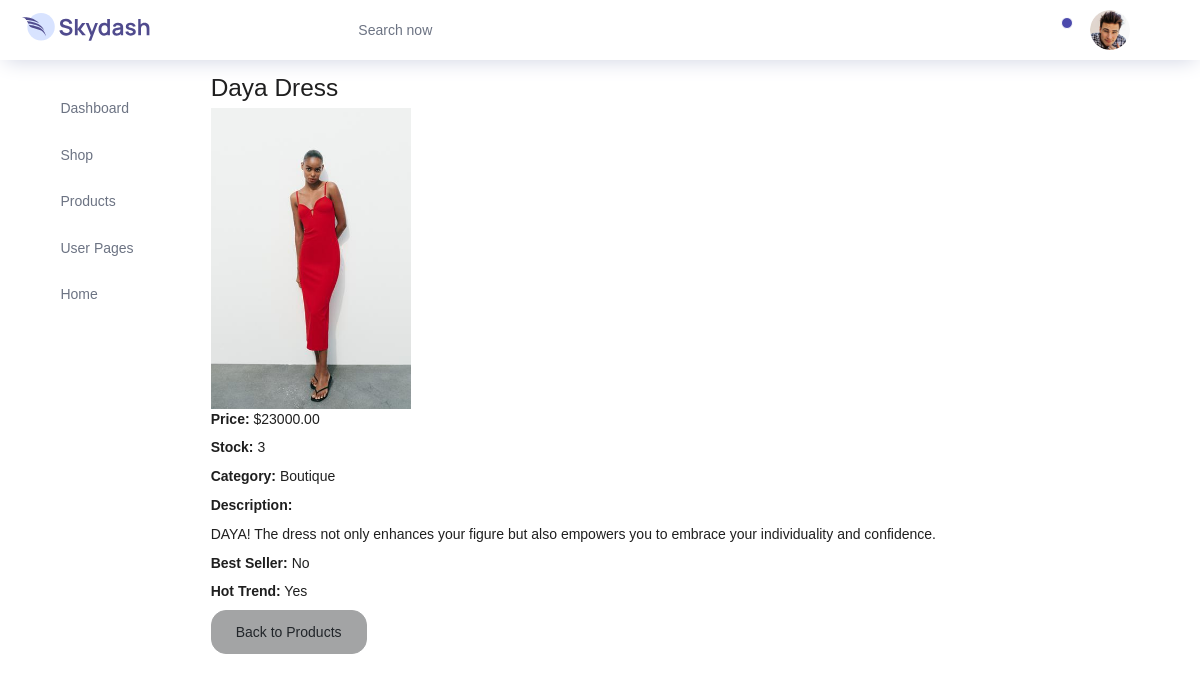
The page /account/product/dayadress/ (signed in) on the database its author committed.
### walletapp/models.py (models this page shows, shortened)
class Products(models.Model):
    user = models.ForeignKey(settings.AUTH_USER_MODEL, on_delete=models.CASCADE)
    shop_name = models.ForeignKey(Shop, verbose_name='Shop Name', on_delete=models.CASCADE, related_name='products')
    category = models.ForeignKey(Categories, on_delete=models.CASCADE, null=True, blank=True)
    product_image1 = models.ImageField(upload_to='products/', null=True, blank=True)
    product_name = models.CharField(max_length=100)
    slug = models.SlugField(max_length=300)
    price = models.DecimalField(verbose_name='Price', max_digits=10, decimal_places=2)
    no_of_stock = models.PositiveIntegerField(verbose_name='Number of stocks')
    in_stock = models.BooleanField(default=True)
    content = HTMLField()
    best_seller_product = models.BooleanField(null=True, blank=True)
    hot_trend= models.BooleanField(null=True)
    created_at = models.DateTimeField(auto_now_add=True, null=True)
    uploaded_at = models.DateTimeField(auto_now=True)
    users_wishlist = models.ManyToManyField(settings.AUTH_USER_MODEL, related_name="user_wishlist", blank=True)
    objects = models.Manager()
    products = models.Manager()
    class Meta:
        verbose_name_plural='Products'
        ordering = ('-created_at',)

class Categories(MPTTModel):
    cat_name = models.CharField(verbose_name="Category Name",help_text="Required and unique",max_length=255,)
    slug = models.SlugField( max_length=255, unique=True)
    parent = TreeForeignKey("self", on_delete=models.CASCADE, null=True, blank=True, related_name="children")
    is_active = models.BooleanField(default=True)
    class MPTTMeta:
        order_insertion_by = ["cat_name"]
    class Meta:
        verbose_name_plural = 'Categories'
    def __str__(self):
        return self.cat_name

### account/views.py (the view)
# urls.py: path('product/<slug:slug>/', views.view_product_detail, name='view_product_detail'),
def view_product_detail(request, slug):
    product = get_object_or_404(Products, slug=slug, user=request.user)
    return render(request, 'dashboard/view-product-detail.html', {'product': product})

### basket/context_processor.py (called while the page is built)
def basket(request):
    return { 'basket' : Basket(request) }

### templates/dashboard/view-product-detail.html (shortened to what this page needs)
{% extends "dashboard/base.html" %}
{% block content %}
<div class="container mt-3">
    <h1 class="h3">{{ product.product_name }}</h1>
    <div>
        <img src="{{ product.product_image1.url }}" alt="{{ product.product_name }}" style="width: 200px; height: auto;">
    </div>
    <p><strong>Price:</strong> ${{ product.price }}</p>
    <p><strong>Stock:</strong> {{ product.no_of_stock }}</p>
    <p><strong>Category:</strong> {{ product.category }}</p>
    <p><strong>Description:</strong></p>
    <div>{{ product.content|safe }}</div>
    <p><strong>Best Seller:</strong> {{ product.best_seller_product|yesno:"Yes,No" }}</p>
    <p><strong>Hot Trend:</strong> {{ product.hot_trend|yesno:"Yes,No" }}</p>
    <a href="{% url 'account:view_product' %}" class="btn btn-secondary">Back to Products</a>
</div>
{% endblock %}

### rows shown on the page
Products: product_name "Daya Dress", product_image1 (picture), price "23000.00", no_of_stock "3", category "Boutique", content "DAYA! The dress not only enhances your figure but also empowers you to embrace your individuality and confidence.", best_seller_product "No", hot_trend "Yes"
